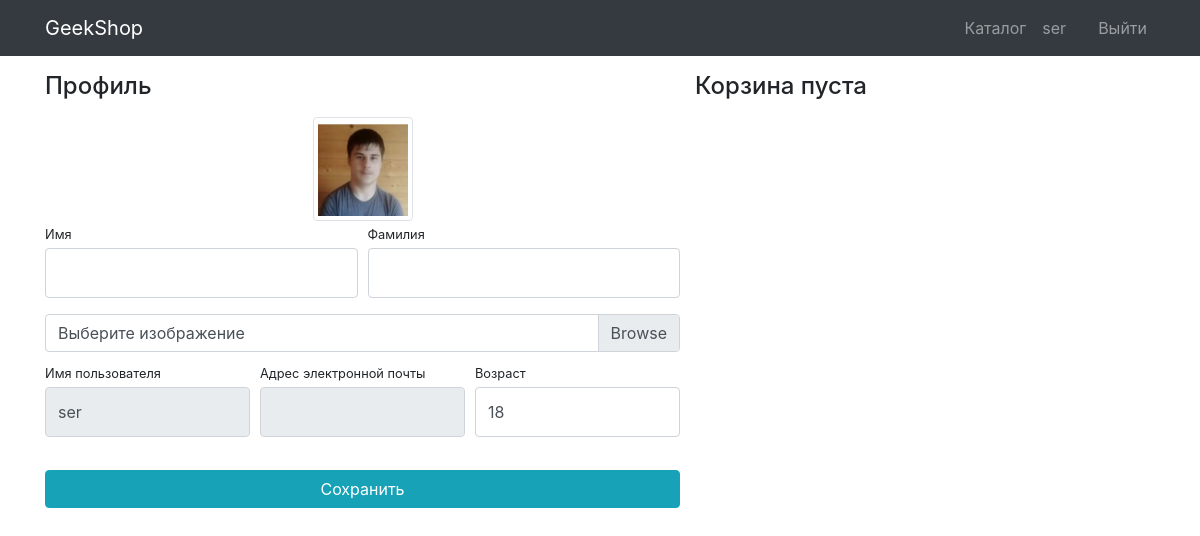
The page /authapp/profile/ (signed in) on the database as committed earlier.
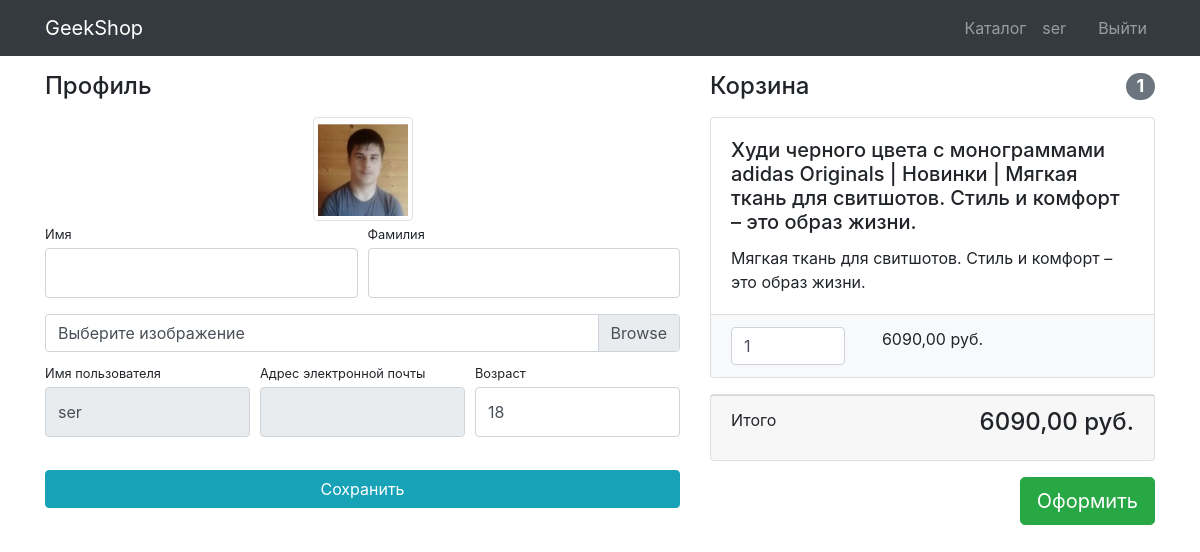
The same page on the database as committed later.
### basket/models.py (models this page shows, shortened)
class Basket(models.Model):
    user = models.ForeignKey(User, on_delete=models.CASCADE)
    product = models.ForeignKey(Product, on_delete=models.CASCADE)
    quantity = models.PositiveIntegerField(default=0)
    create_timestamp = models.DateTimeField(auto_now_add=True)
    update_timestamp = models.DateTimeField(auto_now=True)
    def sum(self):
        return self.quantity * self.product.price
    def total_sum(self):
        baskets = Basket.objects.filter(user=self.user)
        return sum(basket.sum() for basket in baskets)
    def total_quantity(self):
        baskets = Basket.objects.filter(user=self.user)
        return sum(basket.quantity for basket in baskets)

### authapp/models.py (models this page shows)
class User(AbstractUser):
    image = models.ImageField(upload_to="users_image", blank=True)
    age = models.PositiveIntegerField(default=18)

### mainapp/models.py (models this page shows)
class Product(models.Model):
    name = models.CharField(max_length=200)
    image = models.ImageField(upload_to="product_images", blank=True)
    description = models.TextField(blank=True, null=True)
    price = models.DecimalField(max_digits=8, decimal_places=2)
    quantity = models.PositiveIntegerField(default=0)
    category = models.ForeignKey(ProductCategories, on_delete=models.CASCADE)
    def __str__(self):
        return f"{self.name} | {self.category} | {self.description}"

class ProductCategories(models.Model):
    name = models.CharField(max_length=200, unique=True)
    description = models.TextField(blank=True, null=True)
    def __str__(self):
        return self.name

### authapp/views.py (the view)
# urls.py: path("profile/", profile, name="profile")
@login_required
def profile(request):
    if request.method == "POST":
        form = UserProfileForm(instance=request.user, data=request.POST, files=request.FILES)
        if form.is_valid():
            form.save()
    user_select = request.user
    context = {
        "title": "Geekshop |  Профайл",
        "form": UserProfileForm(instance=request.user),
        "baskets": Basket.objects.filter(user=user_select)
    }
    return render(request, "authapp/profile.html", context)

### authapp/forms.py
class UserProfileForm(UserChangeForm):
    image = forms.ImageField(widget=forms.FileInput(), required=False)
    age = forms.IntegerField(widget=forms.NumberInput(), required=False)
    class Meta:
        model = User
        fields = ("username", "last_name", "first_name", "email", "image", "age")
    def __init__(self, *args, **kwargs):
        super(UserProfileForm, self).__init__(*args, **kwargs)
        self.fields["username"].widget.attrs["readonly"] = True
        self.fields["email"].widget.attrs["readonly"] = True
        for field_name, field in self.fields.items():
            field.widget.attrs["class"] = "form-control py-4"
        self.fields["image"].widget.attrs["class"] = "custom-file-input"

### authapp/templates/authapp/profile.html (shortened to what this page needs)
{% extends "mainapp/base.html" %}
{% load static %}
{% block css %}
  <link href="{% static "css/profile.css" %}" rel="stylesheet">
{% endblock %}
{% block content %}
<div class="container">
    <div class="row">
        <div class="col-lg-7">
            <h4 class="mt-3 mb-3">Профиль</h4>
            <div class="col-lg-12 text-center">
                <img width="100" height="100"
                     src="{% if user.image %} {{ user.image.url }} {% else %} {% static 'vendor/img/users/default_avatar.jpg' %} {% endif %}"
                     class="img-thumbnail">
            </div>
            <form action="{% url 'authapp:profile' %}" method="post" enctype="multipart/form-data">
                <div class="form-row">
                    <div class="col-lg-6">
                        <div class="form-group">
                            <label class="small mb-1" for="{{ form.first_name.id_for_label }}">Имя</label>
                            {{ form.first_name }}
                        </div>
                    </div>
                    <div class="col-lg-6">
                        <div class="form-group">
                            <label class="small mb-1" for="{{ form.last_name.id_for_label }}">Фамилия</label>
                            {{ form.last_name }}
                        </div>
                    </div>
                </div>
                <div class="form-row mb-2">
                    <div class="col-lg-12">
                        <div class="custom-file">
                            <label class="custom-file-label" for="{{ form.image.id_for_label }}">Выберите изображение</label>
                        </div>
                    </div>
                </div>
                <div class="form-row">
                    <div class="col-lg-4">
                        <label class="small mb-1" for="{{ form.username.id_for_label }}">Имя пользователя</label>
                        {{ form.username }}
                    </div>
                    <div class="col-lg-4">
                        <label class="small mb-1" for="{{ form.email.id_for_label }}">Адрес электронной
                            почты</label>
                        {{ form.email }}
                    </div>
                    <div class="col-lg-4">
                        <label class="small mb-1" for="{{ form.age.id_for_label }}">Возраст</label>
                        {{ form.age }}
                    </div>
                </div>
                <div class="form-row">
                    <div class="col-lg-12" style="margin-top: 33px;">
                        <input class="btn btn-info btn-block" type="submit" value="Сохранить">
                    </div>
                </div>
            </form>
        </div>
        {% include "basket/basket.html" %}
    </div>
</div>
{% endblock %}

### basket/templates/basket/basket.html (shortened to what this page needs)
<div class="basket_list" style="display:contents">
  {% if baskets %}
  <div class="col-lg-5">
    <h4 class="mt-3 mb-3 d-flex justify-content-between align-items-center mb-3">
      Корзина <span class="badge badge-secondary badge-pill">{{ baskets.0.total_quantity }}</span>
    </h4>
    {% for basket in baskets %}
    <div class="card mb-3">
      <div class="card-body">
        <h5 class="card-title">{{ basket.product }}</h5>
        <p class="card-text">{{ basket.product.description }}</p>
      </div>
      <ul class="list-group list-group-flush">
        <li class="list-group-item bg-light">
          <div class="row text-center">
            <div class="col-lg-4">
              <input name="{{ basket.id }}" type="number" class="form-control" value="{{ basket.quantity }}" min="0">
            </div>
            <div class="col-lg-4">{{ basket.sum }} руб.</div>
            <div class="col-lg-4">
            </div>
          </div>
        </li>
      </ul>
    </div>
    {% endfor %}
    <div class="card mb-3">
      <div class="card-footer">
        <p class="float-left">Итого</p>
        <h4 class="float-right">{{ baskets.0.total_sum }} руб.</h4>
      </div>
    </div>
    <button type="button" class="btn btn-success btn-lg float-right">Оформить</button>
  </div>
  {% else %}
  <h4 class="mt-3 mb-3 text-center">Корзина пуста</h4>
  {% endif %}
</div>

Rows that differ between the two databases and show on the page:
added Basket: user+quantity "1", product "Худи черного цвета с монограммами adidas Originals | Новинки | Мягкая ткань для свитшотов. Стиль и комфорт – это образ жизни.", product.description "Мягкая ткань для свитшотов. Стиль и комфорт – это образ жизни.", quantity "1", sum "6090,00", user+quantity+product "6090,00"
Other text that changed with them:
text no longer shown: "Корзина пуста"
text now shown: "Корзина Итого руб. Оформить"
